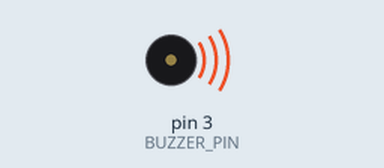
Bench run of a sketch on a simulated Arduino Uno, built with avr-gcc and run on an emulated ATmega328P. Shown: buzzer (waves = sounding).

Above: at 0.1 s.
At 3.6 s:
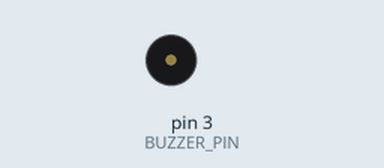
Timing chart, 0 to 5.1 s (numbered marks = the images above):
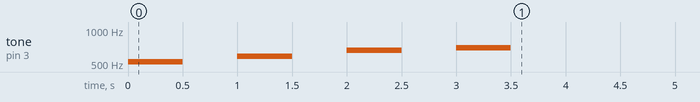

The sketch:

____3-3_toneDoReMi.ino
```cpp
#define BUZZER_PIN 3
#define BUZZER_DURATION 500

int tone_freq[4] = { 523, 587, 659, 698 };

void setup() {
    for (int i = 0; i < 4; i++) {
        tone(BUZZER_PIN, tone_freq[i], BUZZER_DURATION);
        delay(1000);
    }
}

void loop() {
}
```
